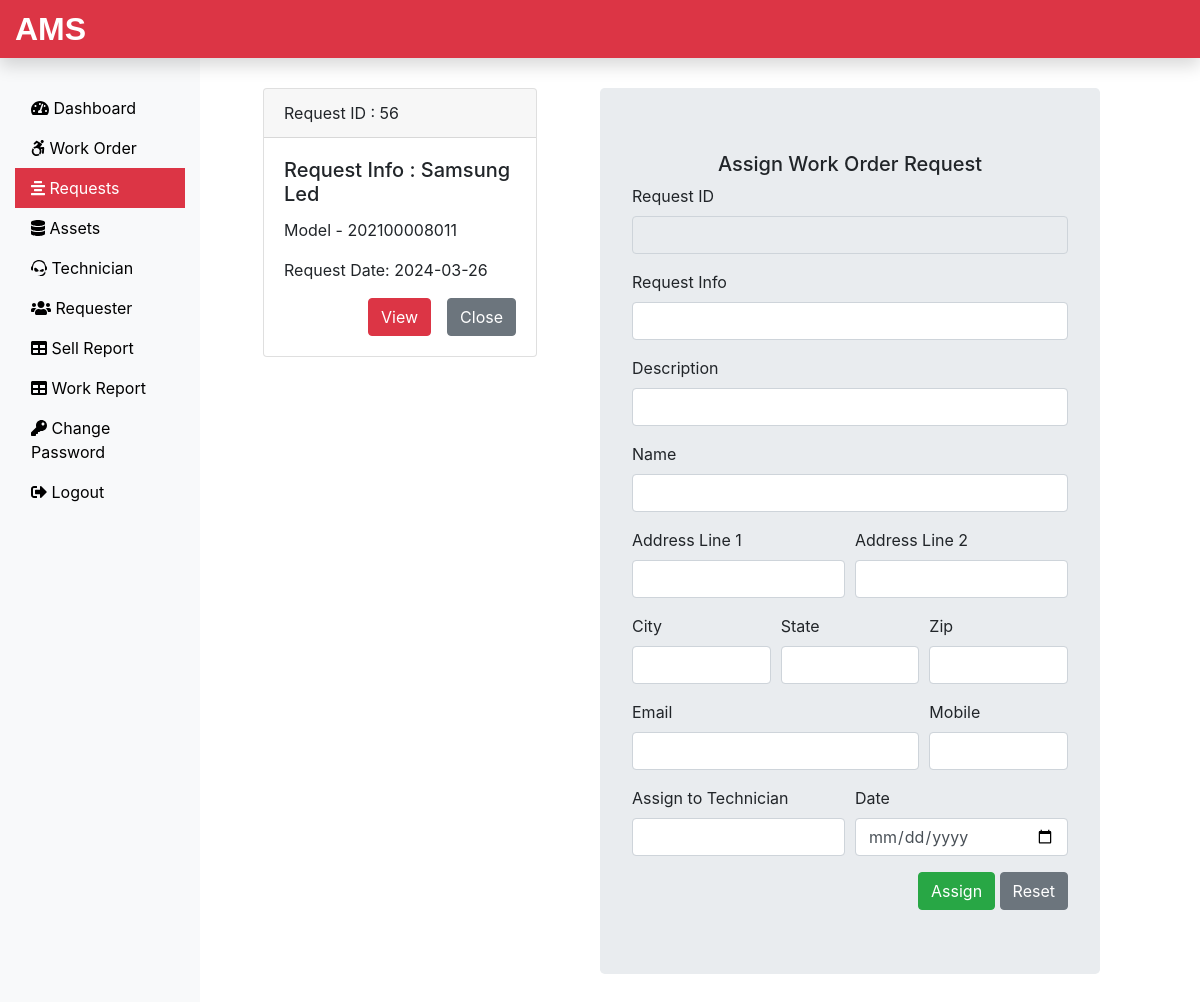
/Admin/request.php (signed in), run on an earlier commit of the app's database.
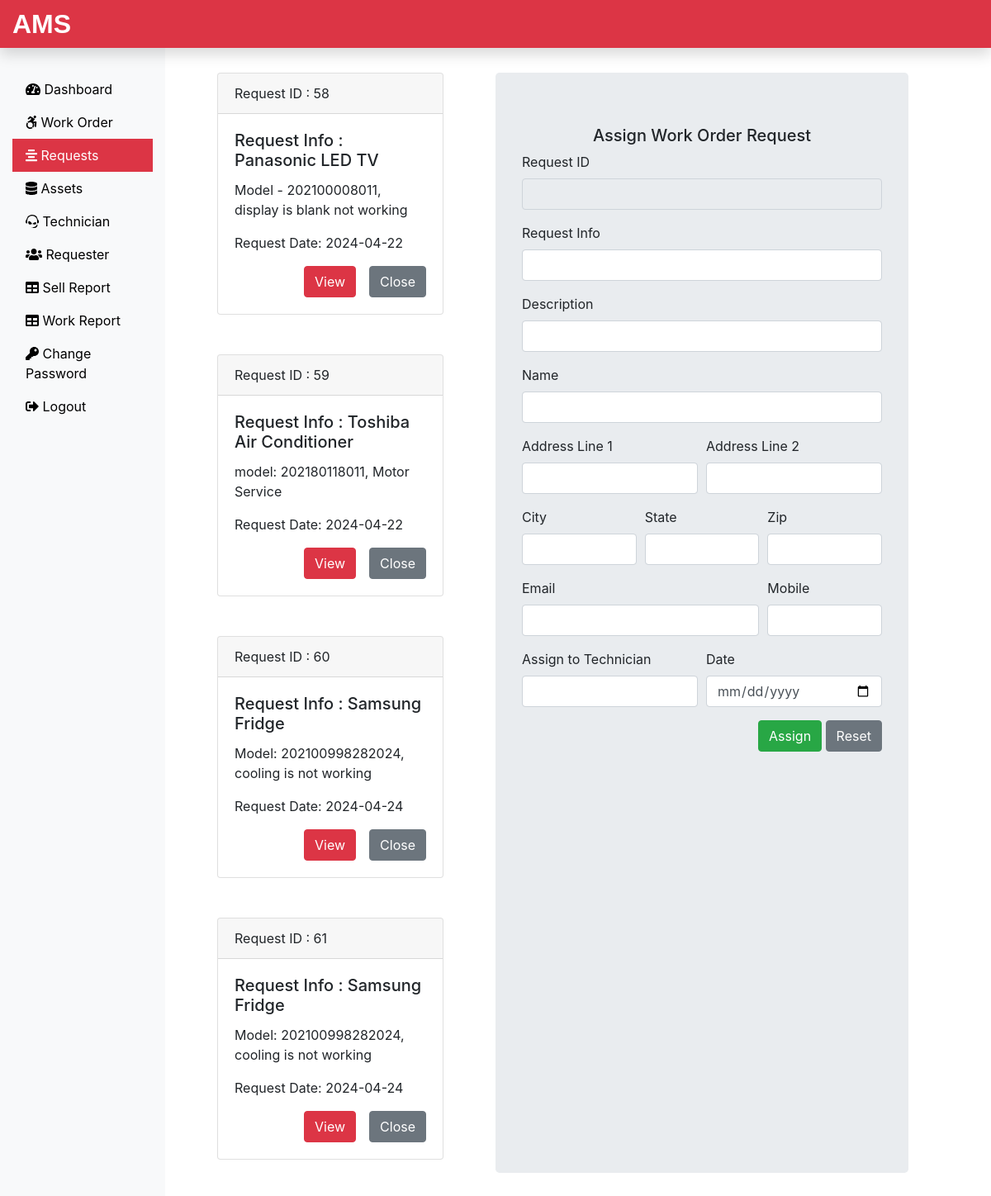
And on a later commit of the database.
### tables this page shows
CREATE TABLE `submitrequest_tb` (
  `request_id` int(11) NOT NULL,
  `request_info` text NOT NULL,
  `request_desc` text NOT NULL,
  `requester_name` varchar(60) NOT NULL,
  `requester_add1` text NOT NULL,
  `requester_add2` text NOT NULL,
  `requester_city` varchar(60) NOT NULL,
  `requester_state` varchar(60) NOT NULL,
  `requester_zip` int(11) NOT NULL,
  `requester_email` varchar(60) NOT NULL,
  `requester_mobile` bigint(11) NOT NULL,
  `request_date` date NOT NULL
);

### Admin/request.php (the view, shortened to what this page needs)
<?php
include('includes/header.php');
include('../dbConnection.php');
?>
<div class="col-sm-4 mb-5">
  <?php
 $sql = "SELECT request_id, request_info, request_desc, request_date FROM submitrequest_tb";
 $result = $conn->query($sql);
 if($result->num_rows > 0){
  while($row = $result->fetch_assoc()){
   echo '<div class="card mt-5 mx-5">';
   echo '<div class="card-header">';
   echo 'Request ID : '. $row['request_id'];
   echo '</div>';
   echo '<div class="card-body">';
   echo '<h5 class="card-title">Request Info : ' . $row['request_info'] . '</h5>';
   echo '<p class="card-text">' . $row['request_desc'] . '</p>';
   echo '<p class="card-text">Request Date: ' . $row['request_date'] . '</p>';
   echo '<div class="float-right">';
   echo '<form action="" method="POST"> <input type="hidden" name="id" value='. $row["request_id"] .'><input type="submit" class="btn btn-danger mr-3" name="view" value="View"><input type="submit" class="btn btn-secondary" name="close" value="Close"></form>';
   echo '</div>' ;
   echo '</div>' ;
   echo'</div>';
  }
 }
 ?>
</div>
<?php
  include('assignworkform.php');
  include('includes/footer.php');
?>

What changed in the data, as far as the page shows it:
removed submitrequest_tb: request_id "56", request_info "Samsung Led", request_desc "Model - 202100008011", request_date "2024-03-26"
added submitrequest_tb: request_id "58", request_info "Panasonic LED TV", request_desc "Model - 202100008011, display is blank not working", request_date "2024-04-22"
added submitrequest_tb: request_id "59", request_info "Toshiba Air Conditioner", request_desc "model: 202180118011, Motor Service", request_date "2024-04-22"
added submitrequest_tb: request_id "60", request_info "Samsung Fridge", request_desc "Model: 202100998282024, cooling is not working", request_date "2024-04-24"
added submitrequest_tb: request_id "61", request_info "Samsung Fridge", request_desc "Model: 202100998282024, cooling is not working", request_date "2024-04-24"
